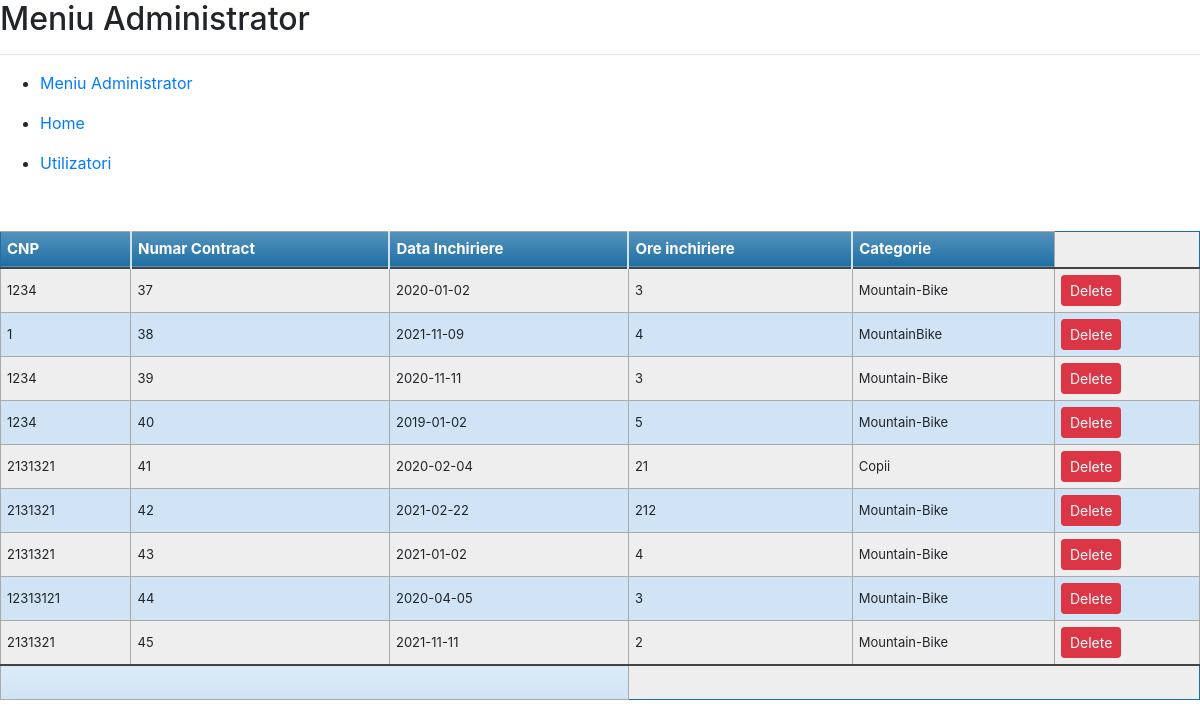
Screenshot of /Contracte.php with the database file from the repository.
### tables this page shows
CREATE TABLE `contract` (
  `ID_Bicicleta` int(11) DEFAULT NULL,
  `CNP` int(11) NOT NULL,
  `Data_Inchiriere` date NOT NULL,
  `Numar_Ore` int(11) NOT NULL,
  `Numar_Contract` int(11) NOT NULL,
  `Model` int(11) NOT NULL
);

CREATE TABLE `informatii_bicicleta` (
  `Culoare` text NOT NULL,
  `Model` int(11) NOT NULL,
  `Material` text NOT NULL,
  `Categorie` text NOT NULL,
  `Poza` text NOT NULL
);

### function.php (called while the page is built, shortened)
<?php
function conectare($host = 'localhost',
                    $user = 'root',
                    $password = '',
                    $database = 'baza'
                  )
{
return mysqli_connect($host, $user, $password, $database);
}
function contracte()
{
$link = conectare();
$query = "SELECT * FROM contract c join informatii_bicicleta ip on c.Model=ip.Model";
$rezultat = mysqli_query($link, $query);
$contracte = mysqli_fetch_all($rezultat, MYSQLI_ASSOC);
return $contracte;
}
?>

### Contracte.php (the view, shortened to what this page needs)
<?php
require_once('function.php');
?>
<?php
$contracte = contracte();
?>
<!DOCTYPE html>
<html>
<head>
  <link rel="stylesheet" type="text/css" href="https://stackpath.bootstrapcdn.com/bootstrap/4.5.2/css/bootstrap.min.css">
  </head>
  <body>
  <div id="menubar">
          <nav class="menu">
            <h2>Meniu Administrator</h2>
            <hr>
            <ul>
              <li><a href="meniu_admin.php" title="Link">Meniu Administrator
              </a></li>
            </ul>
            <ul>
              <li><a href="home.php" title="Link">Home</a></li>
            </ul>
            <ul>
            <li><a href="utilizatori.php" title="Link">Utilizatori</a></li></ul>
          </nav>
  </div>
</head>
<p>&nbsp;</p>
<table class="utilizatori">
<thead>
<tr>
<th>CNP</th>
<th>Numar Contract</th>
<th>Data Inchiriere</th>
<th>Ore inchiriere</th>
<th>Categorie</th>
</tr>
</thead>
<tfoot>
<tr>
<td colspan="3">
<div class="links">&nbsp;</div>
</td>
</tr>
</tfoot>
<tbody>
  <?php
  foreach ($contracte as $contract) {
  ?>
<tr>
<td><?php print $contract['CNP'];?></td>
<td><?php print $contract['Numar_Contract'];?></td>
<td><?php print $contract['Data_Inchiriere'];?></td>
<td><?php print $contract['Numar_Ore'];?></td>
<td><?php print $contract['Categorie'];?></td>
<?php
echo
'<td><form action = "" method="POST"><input type="hidden" name="id" value=' .$contract['Numar_Contract'].'>
  <input type = "submit" class="btn btn-sm btn-danger" name="submit" value="Delete"></form></td>';
  ?>
</tr>
<?php } ?>
</tbody>
</table>
</html>

### Contracte.php (style rules this page uses)
table.utilizatori { border: 1px solid #1C6EA4; background-color: #EEEEEE; width: 100%; text-align: left; border-collapse: collapse; }
table.utilizatori td, table.utilizatori th { border: 1px solid #AAAAAA; padding: 6px 6px; }
table.utilizatori tbody td { font-size: 13px; }
table.utilizatori tr:nth-child(even) { background: #D0E4F5; }
table.utilizatori thead { background: #1C6EA4; background: -moz-linear-gradient(top, #5592bb 0%, #327cad 66%, #1C6EA4 100%); background: -webkit-linear-gradient(top, #5592bb 0%, #327cad 66%, #1C6EA4 100%); background: linear-gradient(to bottom, #5592bb 0%, #327cad 66%, #1C6EA4 100%); border-bottom: 2px solid #444444; }
table.utilizatori thead th { font-size: 15px; font-weight: bold; color: #FFFFFF; border-left: 2px solid #D0E4F5; }
table.utilizatori thead th:first-child { border-left: none; }
table.utilizatori tfoot { font-size: 14px; font-weight: bold; color: #FFFFFF; background: #D0E4F5; background: -moz-linear-gradient(top, #dcebf7 0%, #d4e6f6 66%, #D0E4F5 100%); background: -webkit-linear-gradient(top, #dcebf7 0%, #d4e6f6 66%, #D0E4F5 100%); background: linear-gradient(to bottom, #dcebf7 0%, #d4e6f6 66%, #D0E4F5 100%); border-top: 2px solid #444444; }
table.utilizatori tfoot td { font-size: 14px; }
table.utilizatori tfoot .links { text-align: right; }

### rows the page displays
contract: CNP "1234", Numar_Contract "37", Data_Inchiriere "2020-01-02", Numar_Ore "3", informatii_bicicleta.Categorie "Mountain-Bike"
contract: CNP "1", Numar_Contract "38", Data_Inchiriere "2021-11-09", Numar_Ore "4", informatii_bicicleta.Categorie "MountainBike"
contract: CNP "1234", Numar_Contract "39", Data_Inchiriere "2020-11-11", Numar_Ore "3", informatii_bicicleta.Categorie "Mountain-Bike"
contract: CNP "1234", Numar_Contract "40", Data_Inchiriere "2019-01-02", Numar_Ore "5", informatii_bicicleta.Categorie "Mountain-Bike"
contract: CNP "2131321", Numar_Contract "41", Data_Inchiriere "2020-02-04", Numar_Ore "21", informatii_bicicleta.Categorie "Copii"
contract: CNP "2131321", Numar_Contract "42", Data_Inchiriere "2021-02-22", Numar_Ore "212", informatii_bicicleta.Categorie "Mountain-Bike"
contract: CNP "2131321", Numar_Contract "43", Data_Inchiriere "2021-01-02", Numar_Ore "4", informatii_bicicleta.Categorie "Mountain-Bike"
contract: CNP "12313121", Numar_Contract "44", Data_Inchiriere "2020-04-05", Numar_Ore "3", informatii_bicicleta.Categorie "Mountain-Bike"
contract: CNP "2131321", Numar_Contract "45", Data_Inchiriere "2021-11-11", Numar_Ore "2", informatii_bicicleta.Categorie "Mountain-Bike"
